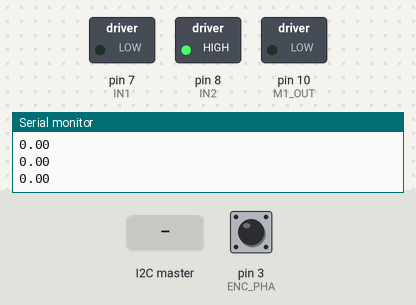
This sketch was run on a simulated Arduino Uno, built with avr-gcc and run on an emulated ATmega328P. On the bench: switched loads named in the sketch (green lamp = pin HIGH), the last lines printed to the serial monitor. The inputs (shaded band) are chosen by the test bench; at power-on: pin 3 (ENC_PHA) HIGH.

Above: at 1.2 s.
1.3 s: the I2C master sends the byte 1
At 2.5 s:
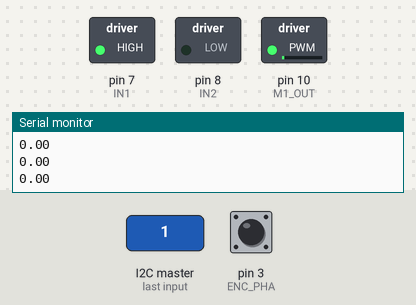
2.8 s: the I2C master sends the byte 90
At 3.6 s:
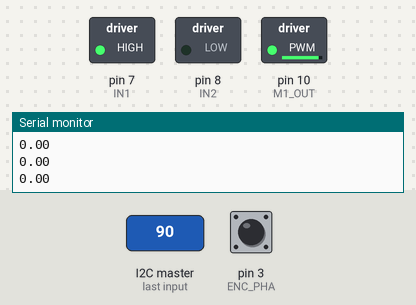
4.3 s: the I2C master sends the byte 200
At 4.8 s:
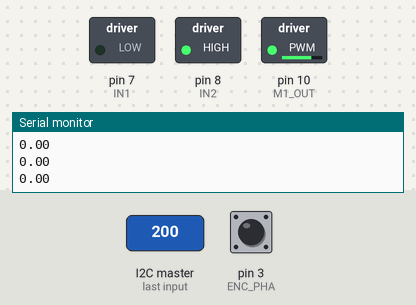
Timing chart, 0 to 7.3 s (numbered marks = the images above; inputs shaded):
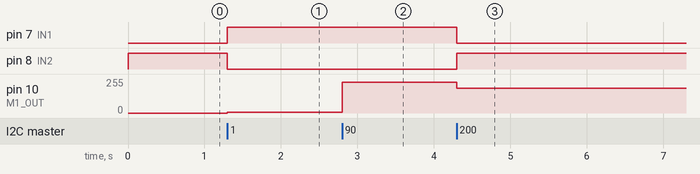

The sketch:

motor_driver.ino
```cpp
#include <Wire.h>
#include <PID_v1.h>


// M1 motor
#define M1_OUT 10
#define IN1 7 // to define CW and CCW directions
#define IN2 8

// Encoder
#define ENC_PHA 3
#define ENC_PHB 4

#define PPR 330 // pulses per rotation

volatile long enc_pos, last_enc_pos = 0;
unsigned int long lastTime, now;


double set_point_pos, set_point_vel = 0, temp = 0.0, vel = 0.0, pos = 0.0;

// PID
// double kp =1, ki =20 , kd =0;
// double input = 0, output = 0, setpoint = 0;

// PID myPID(&input, &output, &setpoint, kp, ki, kd,DIRECT);


void setup() {

  pinMode(M1_OUT, OUTPUT);
  pinMode(IN1, OUTPUT);
  pinMode(IN2, OUTPUT);

  // PID
  // myPID.SetMode(AUTOMATIC);
  // myPID.SetSampleTime(1);
  // myPID.SetOutputLimits(-255, 255);


  // I2C
  Wire.begin(10); // configure slave in the address #10
  Wire.onRequest(OnRequestEvent); // data request to slave
  Wire.onReceive(OnReceiveEvent); // data received by slave

  // Encoder A
  pinMode(ENC_PHA, INPUT_PULLUP);
  pinMode(ENC_PHB, INPUT_PULLUP);

  attachInterrupt(digitalPinToInterrupt(ENC_PHA), PulseCnt, RISING);

  TCCR1B = TCCR1B & 0b11111000 | 1;

  Serial.begin(9600);

  Serial.println("I2C save -> ready");

}

void SetPwm(float out)
{
  if (out > 0) //CW
  {
    digitalWrite(IN1, HIGH);
    digitalWrite(IN2, LOW);
  }
  else //CCW
  {
    digitalWrite(IN1, LOW);
    digitalWrite(IN2, HIGH);
  }
  analogWrite(M1_OUT, abs(out));


}

byte buff[5] = {'p', 1,'v',2,255};

void OnRequestEvent()
{
   uint8_t buff[4];

   //double vel_ = 10;
   //double pos_ = 100;

   int tmp = (unsigned long int)abs((vel*100));

  buff[0] = abs(tmp) >> 8; // MSB
  buff[1] = abs(tmp); // LSB
  buff[2] = abs((int)(pos)) >> 8; // MSB
  buff[3] = abs((int)(pos));

  if (vel < 0)
    buff[0] = buff[0] | 0b10000000;

  // Serial.println("Tmp: " + String(tmp) + "Vel: " + String(vel) + "buff[0]: " + String(buff[0]) + " buff[1]: " + String(buff[1]));

  Wire.write(buff, sizeof(buff));


}

// this function is executed everytime it receives data from the master
// first 2 bytes -> velocity setpoint , last 2 bytes -> position setpoint
void OnReceiveEvent(int c)
{
  uint8_t data[4];

  for (int i = 0; i < 4; i ++)
  {
    data[i] = Wire.read();
    //Serial.println("Data[" + String(i) + "] = " + String(data[i]));
  }

  int sign = (data[0] & 0b10000000) == 0b10000000 ? -1 : 1;

  set_point_vel = (((((data[0] & 0b01111111) << 8) | (data[1]))/100.0))*sign;

  // set_point_pos = (double)(data[2] | data[3] >> 8);

  Serial.println("Set_point_vel: " + String(set_point_vel));

}
// encoder pulses -> 0 to 3300
void PulseCnt()
{

  if (enc_pos > (PPR*10) || enc_pos < -(PPR*10))
      enc_pos = 0;

  if (PINB & 0b0000001) enc_pos --;  // if (digitalRead(ENC_PHB) == HIGH) enc_pos --;
  else enc_pos ++; // if (digitalRead(ENC_PHB) == LOW) enc_pos ++;


  //if (enc_pos > PPR) enc_pos = 0;
  //else if (enc_pos < 0) enc_pos = PPR;

  // Serial.println(enc_pos);

}

void loop() {

  now = millis();
  int timeChange = (now - lastTime);

  pos = ((enc_pos*360) / PPR) % 360;

  if (timeChange >= 100) // calculate vel every 500 ms
  {
    // Serial.println("Pos: " + String(enc_pos) + " Last_pos: " + String(last_enc_pos));
    // Serial.println("Now: " + String(now) + "LastTime : " + String(lastTime));

    temp = ((enc_pos - last_enc_pos)*360.0*1000) / (PPR * (now - lastTime));

    if (abs(enc_pos) > abs(last_enc_pos)) // to save encoderPos at boundary i.e., after max limit it will take the previous value. Then lastPos will be greater than encoderpos
      vel =temp;

    if (enc_pos == last_enc_pos)
      vel = 0;

    lastTime = now;
    last_enc_pos = enc_pos;

    // Serial.println("Vel: " + String(vel));
    // Serial.println("EncPos: " + String(enc_pos) + "LastEncPos: " + String(last_enc_pos));

    Serial.println(pos);

  }
  SetPwm(set_point_vel);
}
```

Measured:
- after the input at 1.3 s, pin 7 (IN1): LOW → HIGH at once; pin 8 (IN2): HIGH → LOW at once; pin 10 (M1_OUT): 0/255 → 5/255 at once
- after the input at 2.8 s, pin 10 (M1_OUT): 5/255 → 232/255 at once
- after the input at 4.3 s, pin 7 (IN1): HIGH → LOW at once; pin 8 (IN2): LOW → HIGH at once; pin 10 (M1_OUT): 232/255 → 186/255 at once
